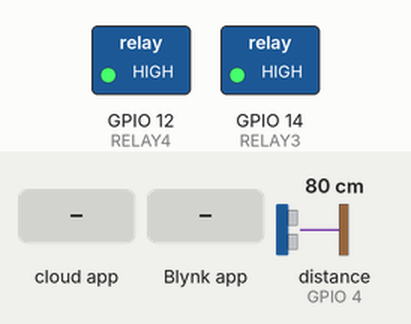
Bench run of a sketch on a simulated ESP8266 (NodeMCU). Shown: switched loads named in the sketch (green lamp = pin HIGH). Wiring (inferred from the names in the program): ultrasonic range finder: trigger GPIO 5; echo GPIO 4. Inputs (shaded band) come from the test bench; at power-on: distance to the obstacle (sensor on GPIO 4) 80 cm. The echo pulse lasts 58.3 µs per cm; WiFi joins after 1.5 s; servers stay silent unless stated; pins used as bus, display or sensor lines are not drawn.

Above: at 3.0 s.
3.1 s: the phone or cloud app sets 67f2c6b2dc4a25d5c3a30d57 to 1
At 3.9 s:
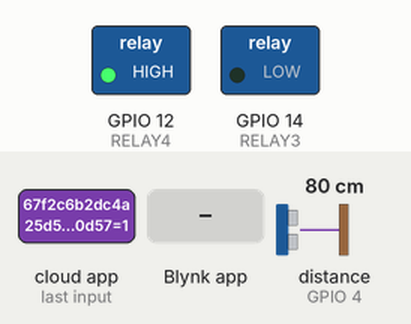
4.6 s: Blynk app writes 1 to V1
At 5.1 s:
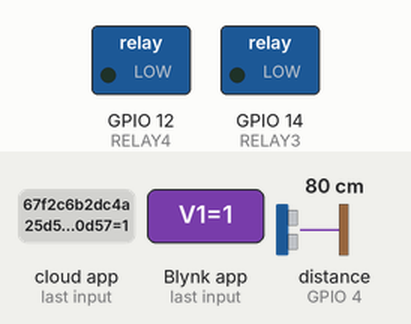
6.1 s: the phone or cloud app sets 67f2c6b2dc4a25d5c3a30d57 to 0
At 7.3 s:
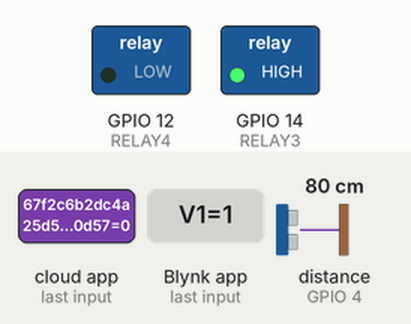
7.6 s: Blynk app writes 1 to V0
At 8.6 s:
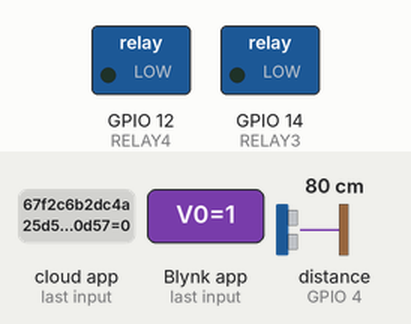
9.1 s: Blynk app writes 0 to V0
At 9.8 s:
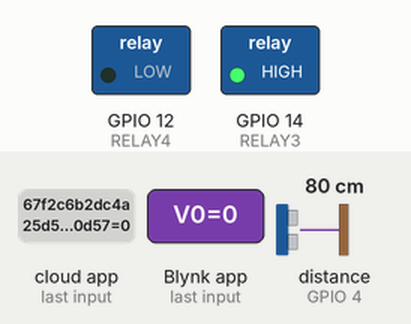
Timing chart, 0 to 11.6 s (numbered marks = the images above; inputs shaded):
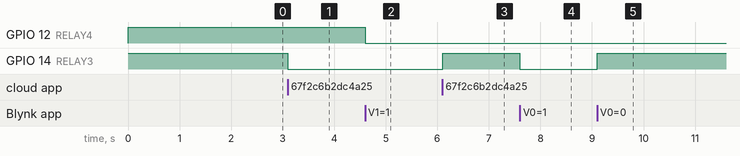

Measured:
- after the input at 3.1 s, GPIO 14 (RELAY3): HIGH → LOW at once
- after the input at 4.6 s, GPIO 12 (RELAY4): HIGH → LOW at once
- after the input at 6.1 s, GPIO 14 (RELAY3): LOW → HIGH at once
- after the input at 7.6 s, GPIO 14 (RELAY3): HIGH → LOW at once
- after the input at 9.1 s, GPIO 14 (RELAY3): LOW → HIGH at once

The sketch:

EspCode_system1.ino
```cpp
// === MODIFIED CODE 1 ===

#define BLYNK_TEMPLATE_ID "TMPL3cG2rQqt6"
#define BLYNK_TEMPLATE_NAME "FINALRELAY"
#define BLYNK_AUTH_TOKEN "7jRg_uPB-krdLDDCkx9un70j-cV67qwW"

#include <ESP8266WiFi.h>
#include <BlynkSimpleEsp8266.h>
#include <SinricPro.h>
#include <SinricProSwitch.h>
#include <SoftwareSerial.h>

// WiFi credentials
char ssid[] = "MumbaiGalaxy";
char pass[] = "12345678";

// Moisture relay pins
#define RELAY3 14  // D5
#define RELAY4 12  // D6

// Ultrasonic sensor pins
#define TRIG_PIN 5  // D1
#define ECHO_PIN 4  // D2

// SinricPro credentials
#define APP_KEY     "4b02bdf6-a926-405f-a4f7-b72cb52370a6"
#define APP_SECRET  "dd2bdc67-ff66-41c2-a0ef-89cea0c899d9-8b8443c4-c678-439c-a8ab-35a2dd38c684"
#define DEVICE_ID_3 "67f2c6b2dc4a25d5c3a30d57"  // Relay3

// Thresholds
#define MOISTURE_ON_THRESHOLD 45
#define MOISTURE_OFF_THRESHOLD 60
#define TANK_HEIGHT_CM 27
#define WATER_LEVEL_THRESHOLD 10

// Global variables
int m3 = 0, m4 = 0;
bool autoRelay3 = false, autoRelay4 = false;
bool waterNotified = false;

SoftwareSerial mySerial(13, 15); // RX = D7, TX = D8
String inputString = "";

void setupRelays() {
  pinMode(RELAY3, OUTPUT);
  pinMode(RELAY4, OUTPUT);
  digitalWrite(RELAY3, HIGH);
  digitalWrite(RELAY4, HIGH);
}

BLYNK_WRITE(V0) { digitalWrite(RELAY3, param.asInt() ? LOW : HIGH); }
BLYNK_WRITE(V1) { digitalWrite(RELAY4, param.asInt() ? LOW : HIGH); }

bool onPowerState3(const String &deviceId, bool state) {
  if (deviceId == DEVICE_ID_3) digitalWrite(RELAY3, state ? LOW : HIGH);
  return true;
}

void setupSinric() {
  SinricProSwitch &sw3 = SinricPro[DEVICE_ID_3];
  sw3.onPowerState(onPowerState3);
  SinricPro.begin(APP_KEY, APP_SECRET);
  SinricPro.restoreDeviceStates(true);
}

void setupUltrasonic() {
  pinMode(TRIG_PIN, OUTPUT);
  pinMode(ECHO_PIN, INPUT);
}

void setup() {
  Serial.begin(9600);
  mySerial.begin(9600);
  setupRelays();
  setupUltrasonic();
  Blynk.begin(BLYNK_AUTH_TOKEN, ssid, pass);
  setupSinric();
}

void loop() {
  Blynk.run();
  SinricPro.handle();
  readMoistureData();
  measureWaterLevel();
}

void readMoistureData() {
  while (mySerial.available()) {
    char c = mySerial.read();
    if (c == '\n' || c == '\r') {
      if (inputString.length() > 0) {
        sscanf(inputString.c_str(), "%d,%d", &m3, &m4);
        inputString = "";
        Blynk.virtualWrite(V4, m3);
        Blynk.virtualWrite(V5, m4);
        autoControl();
      }
    } else {
      inputString += c;
    }
  }
}

void autoControl() {
  if (m3 < MOISTURE_ON_THRESHOLD && !autoRelay3) {
    digitalWrite(RELAY3, LOW); autoRelay3 = true;
  } else if (m3 > MOISTURE_OFF_THRESHOLD && autoRelay3) {
    digitalWrite(RELAY3, HIGH); autoRelay3 = false;
  }

  if (m4 < MOISTURE_ON_THRESHOLD && !autoRelay4) {
    digitalWrite(RELAY4, LOW); autoRelay4 = true;
  } else if (m4 > MOISTURE_OFF_THRESHOLD && autoRelay4) {
    digitalWrite(RELAY4, HIGH); autoRelay4 = false;
  }
}

void measureWaterLevel() {
  digitalWrite(TRIG_PIN, LOW);
  delayMicroseconds(2);
  digitalWrite(TRIG_PIN, HIGH);
  delayMicroseconds(10);
  digitalWrite(TRIG_PIN, LOW);

  long duration = pulseIn(ECHO_PIN, HIGH);
  int distance = duration * 0.0344 / 2;
  int water_level = TANK_HEIGHT_CM - distance;

  if (water_level < 0) water_level = 0;
  if (water_level > TANK_HEIGHT_CM) water_level = TANK_HEIGHT_CM;

  Blynk.virtualWrite(V10, water_level);

  if (water_level < WATER_LEVEL_THRESHOLD && !waterNotified) {
    Blynk.logEvent("low_water", "Water level is low, fill it quickly!!");
    waterNotified = true;
  } else if (water_level >= WATER_LEVEL_THRESHOLD && waterNotified) {
    waterNotified = false;
  }
}
```
